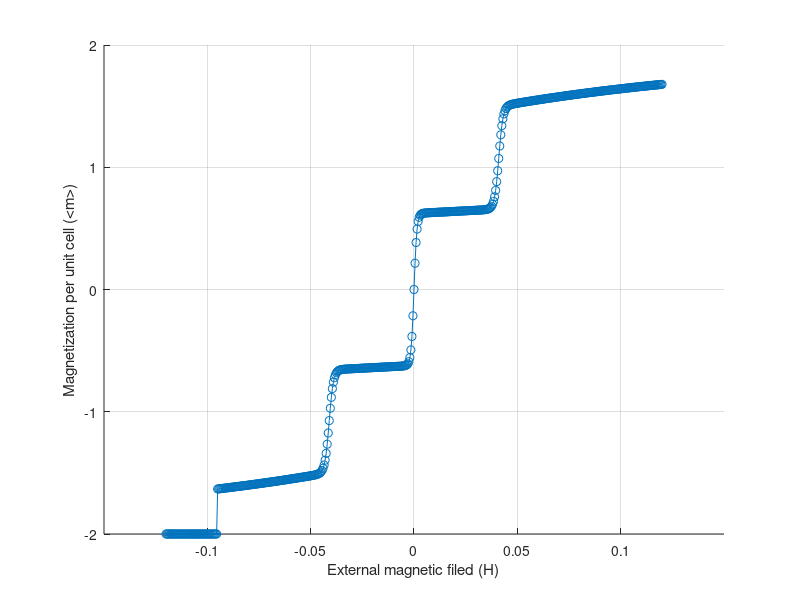

Recreate this plot in MATLAB.
clear;
sigx = [0 1; 1 0];
sigy = [0 1i; -1i 0];
sigz = [1 0; 0 -1];

sigx3 = [0 1 0; 1 0 1; 0 1 0];
sigy3 = [0 -1i 0; i 0 -1i; 0 i 0];
sigz3 = [1 0 0; 0 0 0; 0 0 -1];

Sx_1 = sigx3;
Sx_2 = 0.5.*sigx;

Sy_1 = sigy3;
Sy_2 = 0.5.*sigy;

Sz_1 = sigz3;
Sz_2 = 0.5.*sigz;

limit = 100; %set iteration limit
D = 1; %setting dimensions
k = 0.0862875; %Boltzmann constant
J_1 = 0.5; %coupling strength
factor = 1;
J_2 = factor * J_1;
minField = -0.12;
maxField = 0.12;
fieldStep = 5e-4;

minTemp = 0.01;
maxTemp = 0.02;
tempStep = 0.01;

field = int8((maxField-minField)/fieldStep); % discretization of the field
% temperature = 0.05;
temperature = int8((maxTemp-minTemp)/tempStep); % discretization of the temperature
vector = zeros(int8(field*temperature),3);
% map = zeros(field, temperature);

delta = 0.0001;
iterator = 1;
newAvSx_1 = 0;
newAvSx_2 = 0;

newAvSy_1 = 0;
newAvSy_2 = 0;

newAvSz_1 = 0;
newAvSz_2 = 0;
avm = zeros(temperature, field);
hi = 1;
for hL = minField:fieldStep:maxField
    ti = 1;
    %         temp = temperature;
    for temp = minTemp:tempStep:maxTemp
        avSx_1 = 0; %initial guess of average Sx(1)
        avSx_2 = -0.5; %initial guess of average Sx(1/2)
        
        avSy_1 = 0; %initial guess of average Sy(1)
        avSy_2 = -0.5; %initial guess of average Sy(1/2)
        
        avSz_1 = 1; %initial guess of average Sz(1)
        avSz_2 = -0.5; %initial guess of average Sz(1/2)
        
        while 1
            Hx = J_1*avSx_2*kron(kron(Sx_2,Sx_1),eye(2)) + J_2*avSx_2*kron(kron(Sx_2,Sx_2),eye(3));
            Hy = J_1*avSy_2*kron(kron(Sy_2,Sy_1),eye(2)) + J_2*avSy_2*kron(kron(Sy_2,Sy_2),eye(3));
            Hz = J_1*avSz_2*kron(kron(Sz_2,Sz_1),eye(2)) + J_2*avSz_2*kron(kron(Sz_2,Sz_2),eye(3));
            
            Hamlt = Hx + Hy + Hz - hL*kron(eye(4),Sz_1) - 2 * hL*kron(eye(6),Sz_2);
            %             Hamlt = J_1*avSz_2*kron(kron(Sz_2,Sz_2),Sz_1) + J_2*avSz_2*kron(kron(Sz_1,Sz_2),Sz_2) - hL*kron(eye(4),Sz_1) - 2 * hL*kron(eye(4),Sz_2);
            %             Hamlt = 2 * J_1*avSz_2*kron(Sz_2,Sz_1) + J_2*avSz_2*kron(Sz_2,Sz_2) - hL*kron(eye(2),Sz_1) - 2 * hL*kron(eye(2),Sz_2);
            [v, E] = eig(Hamlt);
            beta = 1/(k*temp);
            Z = trace(exp(-beta.*E));
            
            newAvSx_1 = diag(exp(-beta*E))'*diag(v'*kron(eye(4),Sx_1)*v)/Z;
            newAvSx_2 = diag(exp(-beta*E))'*diag(v'*kron(eye(6),Sx_2)*v)/Z;
            diffx_1 = newAvSx_1 - avSx_1;
            diffx_2 = newAvSx_2 - avSx_2;
            
            newAvSy_1 = diag(exp(-beta*E))'*diag(v'*kron(eye(4),Sy_1)*v)/Z;
            newAvSy_2 = diag(exp(-beta*E))'*diag(v'*kron(eye(6),Sy_2)*v)/Z;
            diffy_1 = newAvSy_1 - avSy_1;
            diffy_2 = newAvSy_2 - avSy_2;
            
            newAvSz_1 = diag(exp(-beta*E))'*diag(v'*kron(eye(4),Sz_1)*v)/Z;
            newAvSz_2 = diag(exp(-beta*E))'*diag(v'*kron(eye(6),Sz_2)*v)/Z;
            diffz_1 = newAvSz_1 - avSz_1;
            diffz_2 = newAvSz_2 - avSz_2;
            
            if abs(diffx_1) < delta && abs(diffx_2) < delta && abs(diffy_1) < delta && abs(diffy_2) < delta && abs(diffz_1) < delta && abs(diffz_2) < delta || iterator > limit
                %             if abs(diffz_1) < delta && abs(diffz_2) < delta || iterator > limit
                break
            else
                avSx_1 = newAvSx_1;
                avSx_2 = newAvSx_2;
                
                avSy_1 = newAvSy_1;
                avSy_2 = newAvSy_2;
                
                avSz_1 = newAvSz_1;
                avSz_2 = newAvSz_2;
            end
        end
        %         avm(ti,hi) = newAvSz_1;
        avm(ti,hi) = newAvSz_1 + 2 * newAvSz_2;
        %         vector(iterator,:) = [temp, hL, newAvSz_1 + 2 * newAvSz_2];
        %         map(floor(iterator/(temperature+1))+1,rem(iterator,temperature+1)+1) = avm;
        iterator = iterator + 1;
        %         if mod(iterator, 10) == 0
        %            sprintf('Current iteration: %d, and Current temperature: %d', iterator, temp);
        %         end
        ti = ti + 1;
    end
    hi = hi + 1;
end
% avm = [nonzeros(avm(1,:)) nonzeros(avm(2,:))];
figure
hold on
grid on
axis([-0.15 0.15 -2 2]);
xlabel('External magnetic filed (H)');
ylabel('Magnetization per unit cell (<m>)');
for i = 1:temperature
    plot(minField:fieldStep:maxField, avm(i,:),'o-');
end
% plot(vector(:,2),vector(:,3));
% scatter3(vector(:,1),vector(:,2),vector(:,3),15,vector(:,3),'filled');
% view([0 90]);
